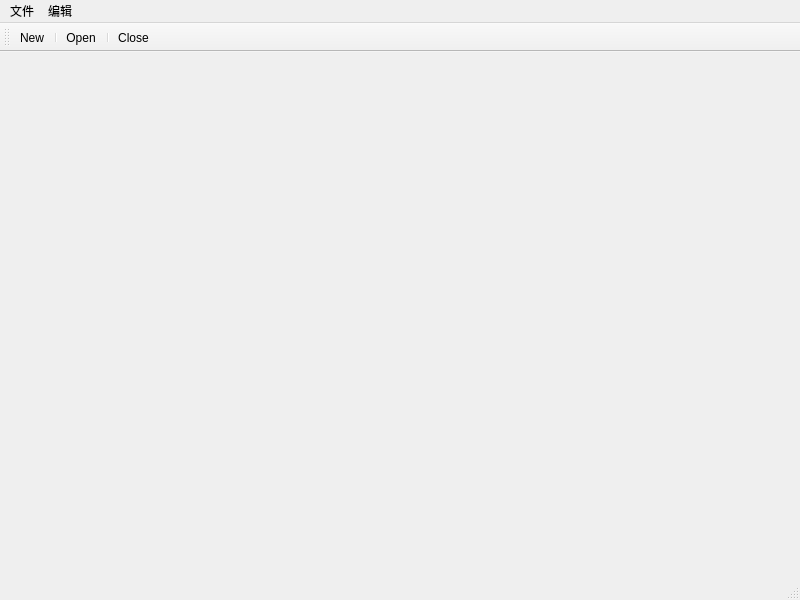
<?xml version="1.0" encoding="UTF-8"?>
<ui version="4.0">
 <class>MainWindow</class>
 <widget class="QMainWindow" name="MainWindow">
  <property name="geometry">
   <rect>
    <x>0</x>
    <y>0</y>
    <width>800</width>
    <height>600</height>
   </rect>
  </property>
  <property name="windowTitle">
   <string>MainWindow</string>
  </property>
  <widget class="QWidget" name="centralwidget"/>
  <widget class="QToolBar" name="toolBar">
   <property name="windowTitle">
    <string>toolBar</string>
   </property>
   <property name="layoutDirection">
    <enum>Qt::LeftToRight</enum>
   </property>
   <attribute name="toolBarArea">
    <enum>TopToolBarArea</enum>
   </attribute>
   <attribute name="toolBarBreak">
    <bool>false</bool>
   </attribute>
   <addaction name="actionNew"/>
   <addaction name="separator"/>
   <addaction name="actionOpen"/>
   <addaction name="separator"/>
   <addaction name="actionClose"/>
  </widget>
  <widget class="QStatusBar" name="statusBar"/>
  <widget class="QMenuBar" name="menuBar">
   <property name="geometry">
    <rect>
     <x>0</x>
     <y>0</y>
     <width>800</width>
     <height>26</height>
    </rect>
   </property>
   <widget class="QMenu" name="menu">
    <property name="title">
     <string>文件</string>
    </property>
    <addaction name="separator"/>
    <addaction name="actionNew"/>
    <addaction name="separator"/>
    <addaction name="actionOpen"/>
    <addaction name="separator"/>
    <addaction name="actionClose"/>
   </widget>
   <widget class="QMenu" name="menu_2">
    <property name="title">
     <string>编辑</string>
    </property>
   </widget>
   <addaction name="menu"/>
   <addaction name="menu_2"/>
  </widget>
  <action name="actionNew">
   <property name="text">
    <string>New</string>
   </property>
   <property name="iconVisibleInMenu">
    <bool>true</bool>
   </property>
  </action>
  <action name="actionOpen">
   <property name="text">
    <string>Open</string>
   </property>
  </action>
  <action name="actionClose">
   <property name="text">
    <string>Close</string>
   </property>
  </action>
 </widget>
 <resources/>
 <connections/>
</ui>
